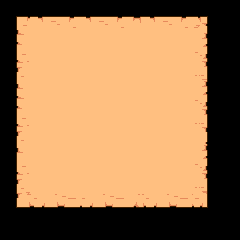

Rendered tile map (Tiled .tmx) drawn with the repository's tilesets; below, a short description and the full map source, tile grids included:
An orthogonal 15x15 tile map with 16x16 px tiles, 2 tile layers (Background, Icon), 3 tilesets and 4 objects (3x Label).

<map version="1.9" tiledversion="1.9.0" orientation="orthogonal" renderorder="right-down" width="15" height="15" tilewidth="16" tileheight="16" infinite="0" nextlayerid="4" nextobjectid="33">
 <tileset firstgid="1" name="gui_paper" tilewidth="16" tileheight="16" tilecount="1056" columns="48">
  <image source="gui_paper.png" width="768" height="352" />
 </tileset>
 <tileset firstgid="1057" name="selection" tilewidth="16" tileheight="16" tilecount="16" columns="8">
  <image source="gui_paper_animated_selection2.png" width="128" height="32" />
 </tileset>
 <tileset firstgid="1073" name="button" tilewidth="16" tileheight="16" tilecount="432" columns="24">
  <image source="gui_flat_animated_button1.png" width="384" height="288" />
 </tileset>
 <layer id="1" name="Background" width="15" height="15">
  <data encoding="csv">
0,0,0,0,0,0,0,0,0,0,0,0,0,0,0,
98,99,100,101,102,100,101,102,103,100,101,102,104,0,0,
146,147,148,149,150,148,149,150,151,148,149,150,152,0,0,
194,195,196,197,198,196,197,198,199,196,197,198,200,0,0,
242,243,244,245,246,244,245,246,247,244,245,246,248,0,0,
290,291,292,293,294,292,293,294,295,292,293,294,152,0,0,
338,147,148,149,150,151,148,149,150,151,149,150,200,0,0,
0,195,196,197,198,199,196,197,198,199,197,198,248,0,0,
98,243,244,245,246,247,244,245,246,247,245,246,296,0,0,
146,291,292,293,294,148,292,293,294,295,293,294,152,0,0,
194,195,196,197,198,196,197,198,199,196,197,198,200,0,0,
242,243,244,245,246,244,245,246,247,244,245,246,248,0,0,
290,339,340,341,342,340,341,342,343,340,341,342,344,0,0,
338,0,0,0,0,0,0,0,0,0,0,0,0,0,0,
0,0,0,0,0,0,0,0,0,0,0,0,0,0,0
</data>
 </layer>
 <layer id="2" name="Icon" width="15" height="15">
  <data encoding="csv">
0,0,0,0,0,0,0,0,0,0,0,0,0,0,0,
0,0,0,0,0,0,0,0,0,0,0,0,0,0,0,
0,0,0,0,0,0,0,0,0,0,0,0,0,0,0,
0,0,0,0,0,0,0,0,0,0,0,0,0,0,0,
0,0,0,0,0,0,0,0,0,0,0,0,0,0,0,
0,0,0,0,0,0,0,0,0,0,0,0,0,0,0,
0,0,0,0,0,0,0,0,0,0,0,0,0,0,0,
0,0,0,0,0,0,0,0,0,0,0,0,0,0,0,
0,0,0,0,0,0,0,0,0,0,0,0,0,0,0,
0,0,0,0,0,0,0,0,0,0,0,0,0,0,0,
0,0,0,0,0,0,0,0,0,0,0,0,0,0,0,
0,0,0,0,0,0,0,0,0,0,0,0,0,0,0,
0,0,0,0,0,0,0,0,0,0,0,0,0,0,0,
0,0,0,0,0,0,0,0,0,0,0,0,0,0,0,
0,0,0,0,0,0,0,0,0,0,0,0,0,0,0
</data>
 </layer>
 <objectgroup id="3" name="UI">
  <object id="28" type="Label" x="32" y="48" width="80" height="16" />
  <object id="29" type="Label" x="112" y="48" width="80" height="16" />
  <object id="30" type="Label" x="32" y="32" width="160" height="16" />
  <object id="31" x="236" y="36" />
 </objectgroup>
</map>
